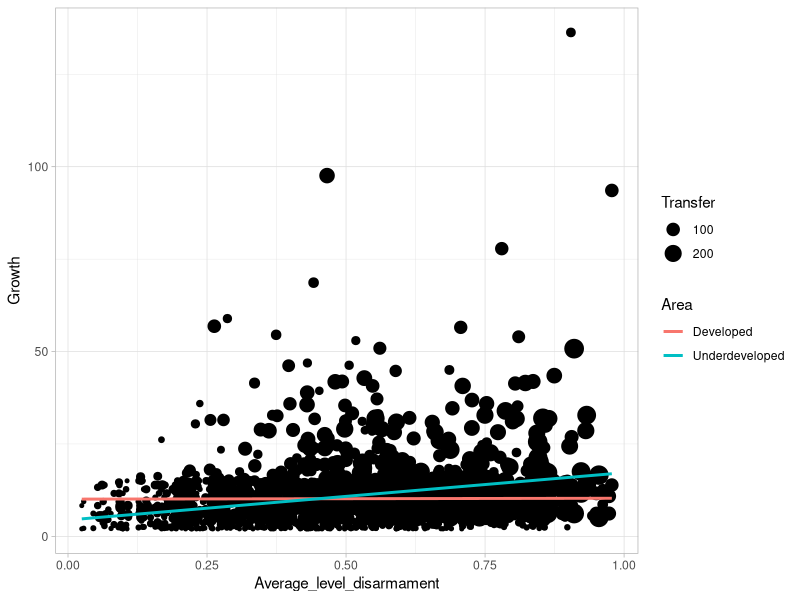
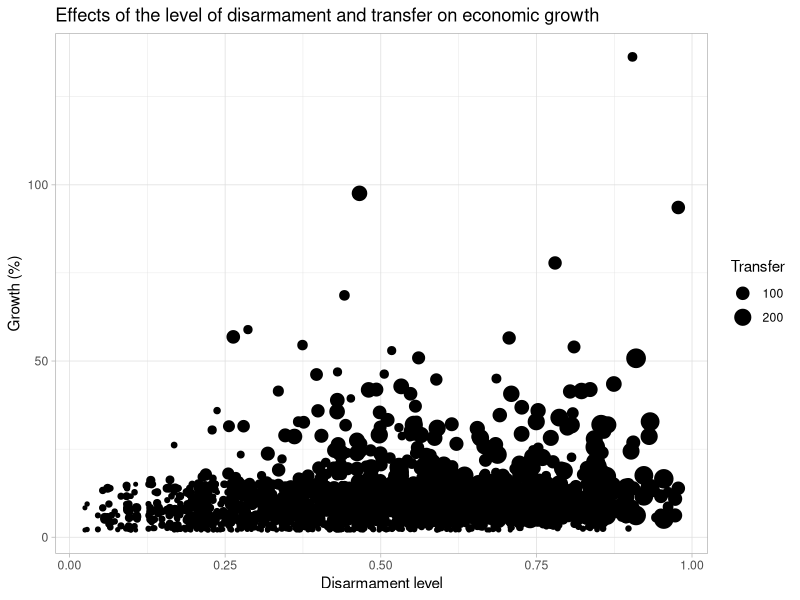
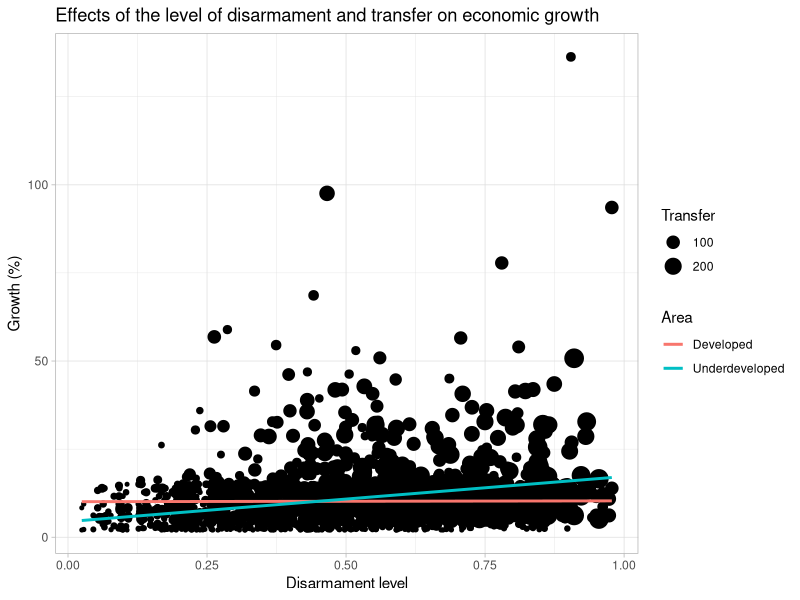
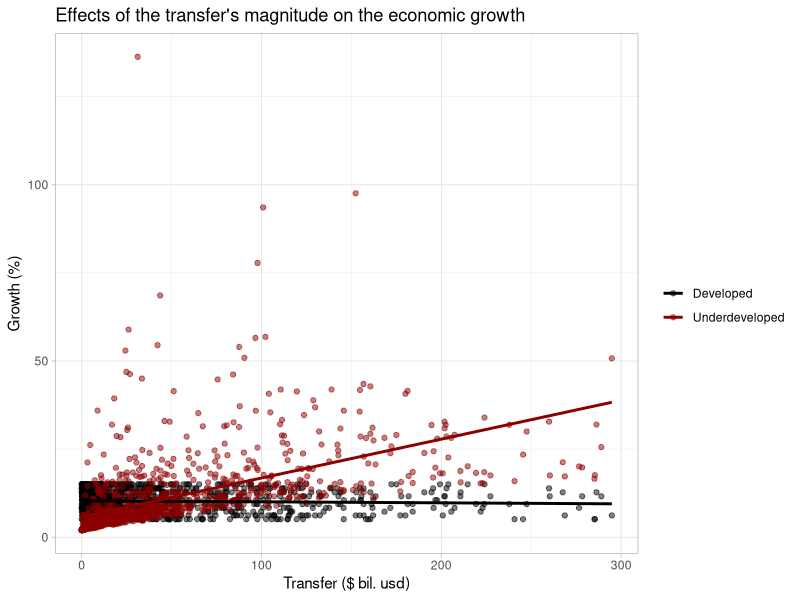
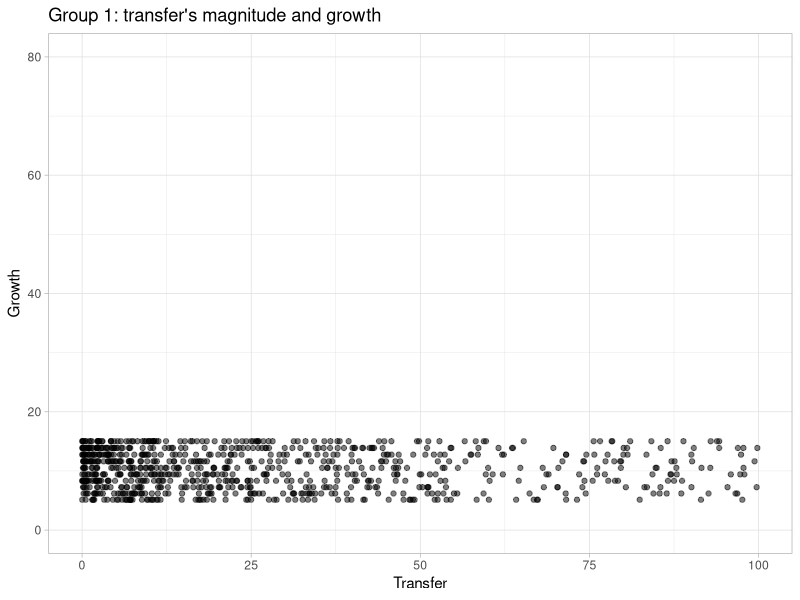

Source code (R) for these figures, in order:

# level of disarmament % - runif
# ratio

# 1 Determine GDP
# 2 Determine level of military exp.
# 3 Calculate militart exp.
# 4 Determine level of disarmament
# 5 Calculate extra resources
# 6 Determine transfer level
# 7 Calculate transfer
# 8 Determine saving level
# 9 Calculate saving (domestic inv.)
# 10 Calculate consumption

library(tibble)
library(ggplot2)
library(tidyr)

GDP <- 1205
military_level <- 0.1 #jitter
military_expenditure1 <- GDP * military_level
disarmament_level <- runif(1)
extra_resources <- military_expenditure1 * disarmament_level
military_expenditure2 <- military_expenditure1 - extra_resources
transfer_level <- runif(1)
transfer_resources <- transfer_level * extra_resources
saving_level <- runif(1)
saving_resources <- saving_level * (GDP - military_expenditure1)
saving_resources_extra <- saving_level * (1 - transfer_level) * extra_resources
consumption_resources <-  (1 - saving_level) * (GDP - military_expenditure1)
consumption_resources_extra <- extra_resources - saving_resources_extra - transfer_resources

GDP == military_expenditure1 + saving_resources + consumption_resources
GDP == military_expenditure2 + transfer_resources + saving_resources + saving_resources_extra +
  consumption_resources + consumption_resources_extra

n <- 1000
gdp_seed <- 1200
gdp_seed2 <- 195
GDP <- rep(gdp_seed, n) + floor(10 * runif(n, -1, 1))
GDP2 <- rep(gdp_seed2, n) + floor(5 * runif(n, -1, 1))
military_level <- runif(n, 0, .30)
military_level2 <- runif(n, 0, .30)
military_expenditure1 <- GDP * military_level
military_expenditure12 <- GDP2 * military_level2
disarmament_level <- runif(n)
disarmament_level2 <- runif(n)
extra_resources <- military_expenditure1 * disarmament_level
extra_resources2 <- military_expenditure12 * disarmament_level2
military_expenditure2 <- military_expenditure1 - extra_resources
military_expenditure22 <- military_expenditure12 - extra_resources2
transfer_level <- runif(n)
transfer_resources <- transfer_level * extra_resources
foreign_investment <- transfer_resources
saving_level <- runif(n)
saving_level2 <- runif(n, 0, 0.15)
saving_resources <- saving_level * (GDP - military_expenditure1)
saving_resources2 <- saving_level2 * (GDP2 - military_expenditure12)
saving_resources_extra <- saving_level * (1 - transfer_level) * extra_resources
saving_resources_extra2 <- saving_level2 * extra_resources2
consumption_resources <-  (1 - saving_level) * (GDP - military_expenditure1)
consumption_resources2 <-  (1 - saving_level2) * (GDP2 - military_expenditure12)
consumption_resources_extra <- extra_resources - saving_resources_extra - transfer_resources
consumption_resources_extra2 <- extra_resources2 - saving_resources_extra2
total_productive_investment2 <- saving_resources2 + saving_resources_extra2 + foreign_investment

gr <- rep(5, n) + floor(10 * runif(n, 0, 1))
gr2 <- rep(2, n) + floor(1 * runif(n, 0, 1))
t <- rep(10, n)

if(n == 1){
  GDP == military_expenditure1 + saving_resources + consumption_resources
  GDP == military_expenditure2 + transfer_resources + saving_resources + saving_resources_extra +
    consumption_resources + consumption_resources_extra
  
  GDP2 == military_expenditure12 + saving_resources2 + consumption_resources2
  GDP2 == military_expenditure22 + saving_resources2 + saving_resources_extra2 +
    consumption_resources2 + consumption_resources_extra2
}
capital_output <- function(X) 100 * X[1] / (X[2] * X[3]) # I, GNP, AG <- actual growth
saving_rate    <- function(X) X[1]/X[2] # I, GNP
growth_rate1   <- function(X) X[1] * exp(X[4] * X[2] / X[3]) # y0, i, b, t
growth_rate2   <- function(X){
  # H0, i1, i2, b1, b2, y1, y2, t
  H0 <- X[1]; i1 <- X[2]; i2 <- X[3];
  b1 <- X[4]; b2 <- X[5]; y1 <- X[6]; y2 <- X[7];
  t <- X[8]
  lambd1 <- i1 / b1
  lambd2 <- i2 / b2
  gr <- H0 * exp(lambd1 * t) / (b2*(lambd1 - lambd2)) +
    (y2 - H0 / (b2 * (lambd1 - lambd2))) * exp(lambd2 * t)
  return(gr)
}
lgrowth_rate2  <- function(H0, i1, i2, b1, b2, y1, y2, t){
  lambd1 <- i1 / b1
  lambd2 <- i2 / b2
  gr <- - H0 * exp(lambd1 * t) / (b2*(lambd1 - lambd2)) +
    (y2 + H0 / (b2 * (lambd1 - lambd2))) * exp(lambd2 * t)
  return(gr)
}
growth_rate    <- function(x) ((x[2] / x[3]) ^ (1/x[1]) - 1) * 100 # t, future, present
avg_disarm <- apply(cbind(disarmament_level, disarmament_level2), 1, mean)
i1 <- apply(cbind(saving_resources+saving_resources_extra, GDP), 1, saving_rate)
i2 <- apply(cbind(saving_resources2 + saving_resources_extra2, GDP2), 1, saving_rate)
b1 <- apply(cbind(saving_resources+saving_resources_extra, GDP, gr), 1, capital_output)
b2 <- apply(cbind(saving_resources2 + saving_resources_extra2, GDP2, gr2), 1, capital_output)
gdp_g <- apply(cbind(GDP, i1, b1, t), 1, growth_rate1)
gdp2_g <- apply(cbind(foreign_investment, i1, i2, b1, b2, GDP, GDP2, t), 1, growth_rate2)
gr_1 <- apply(cbind(t,gdp_g, GDP), 1, growth_rate)
gr_2 <- apply(cbind(t,gdp2_g, GDP2), 1, growth_rate)
# disarmament

dataset <- data_frame(Average_level_disarmament = avg_disarm,
                      Transfer_level = transfer_level,
                      Transfer = foreign_investment,
                      Developed = gr_1,
                      Underdeveloped = gr_2)

dataset <- gather(dataset, key = Area, value = Growth, Developed, Underdeveloped)
big_transfers <- mean(dataset$Transfer) + sd(dataset$Transfer)
small_transfers <- mean(dataset$Transfer) - 2*sd(dataset$Transfer)
# [dataset$Transfer > big_transfers,]

ggplot(dataset, aes(y = Growth, x = Average_level_disarmament)) + 
  geom_point(aes(size = Transfer)) +
  geom_smooth(data = dataset,
              aes(y = Growth, x = Average_level_disarmament, color = Area),
              method = "lm", se = F) + 
  theme_light()

ggplot(dataset, aes(y = Growth, x = Average_level_disarmament)) + 
  geom_point(aes(size = Transfer)) + theme_light() +
  ggtitle("Effects of the level of disarmament and transfer on economic growth") +
  xlab("Disarmament level") + ylab("Growth (%)")

ggplot(dataset, aes(y = Growth, x = Average_level_disarmament)) + 
  geom_point(aes(size = Transfer)) + theme_light() +
  geom_smooth(data = dataset,
              aes(y = Growth, x = Average_level_disarmament, color = Area),
              method = "lm", se = F) +
  ggtitle("Effects of the level of disarmament and transfer on economic growth") +
  xlab("Disarmament level") + ylab("Growth (%)")
  
  ggplot(dataset, aes(y = Growth, x = Transfer)) + 
    geom_point(aes(color = Area), alpha = 0.5) + theme_light() +
    geom_smooth(data = dataset,
                aes(y = Growth, x = Transfer, color = Area),
                method = "lm", se = F) +
    scale_color_manual(name="",values = c("black","dark red")) + 
    ggtitle("Effects of the transfer's magnitude on the economic growth") +
    xlab("Transfer ($ bil. usd)") + ylab("Growth (%)")
  
  ggplot(dataset[dataset$Area == "Developed",
                 c("Growth", "Transfer")], aes(y = Growth, x = Transfer)) +
    geom_point(alpha = 0.5) +
    xlim(0, 100) + ylim(0, 80) +
    ggtitle("Group 1: transfer's magnitude and growth") +
    theme_light()
  
